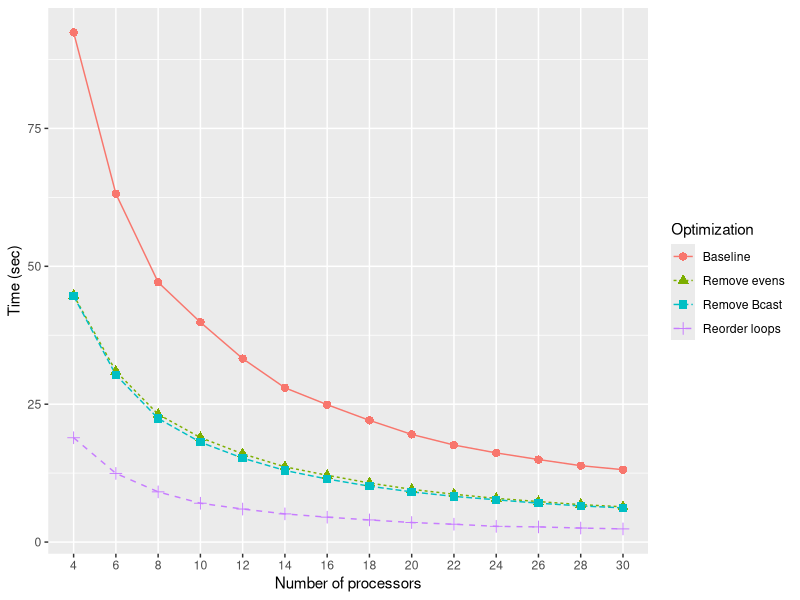

Write the R code that produced this figure. (Note: this script raises an error after producing the figure.)
library(data.table)
library(ggplot2)
library(reshape)
library(xtable)

data <- read.csv("s.csv", header = F)
data <- data[,c(1,3,5)]
names(data) = c("S","Cores","Time")
data <- data.table(data)
data <- unique(data[, Time:=mean(Time), by=list(S, Cores)])

legend_title = "Optimization"
breaks = c("S0", "S1","S2","S3")
labels = c("Baseline", "Remove evens", "Remove Bcast", "Reorder loops")

g = ggplot(data=data, aes(x=factor(Cores), y=Time, group=S, colour=S, shape=S)) +
    geom_line(aes(linetype=S)) +
    geom_point(size=2.5) +
    labs(x="Number of processors", y="Time (sec)") +
    scale_colour_discrete(name = legend_title, breaks = breaks, labels = labels) +
    scale_shape_discrete(name = legend_title,  breaks = breaks, labels = labels) +
    scale_linetype_discrete(name = legend_title, breaks = breaks, labels = labels)

pdf("plot.pdf", width = 10.5, height = 7.5)
plot(g)
dev.off()

table = cast(data, Cores ~ S)
names(table) = c("Cores", labels)

color2D.matplot(table[,2:5], 
                show.values = T,
                axes = F,
                xlab = "",
                ylab = "",
                vcex = 0.75,
                vcol = "black",
                extremes = c("green","yellow", "red"))
axis(3, at = seq_len(ncol(table) - 1) - 0.5, labels = labels, tick = FALSE, cex.axis = 0.75)
axis(2, at = seq_len(nrow(table)) - 0.5, labels = rev(table$Cores), tick = FALSE, las = 1, cex.axis = 0.75)

table = xtable(table, caption = "Comparing the four versions of the Sieve of Erastosthenes.", label = "tab:table1", align="cccccc")
addtorow <- list()
addtorow$pos <- list(0)
addtorow$command <- c(paste0("\\textbf{Number of} & \\multicolumn{4}{c}{\\textbf{", legend_title,"}} \\\\\n \\textbf{Cores} & \\textbf{", paste0(labels, collapse = "} & \\textbf{"), "} \\\\\n"))
print(table, include.rownames=F, add.to.row = addtorow, booktabs = T, include.colnames=F, file="tbl_table.tex")
